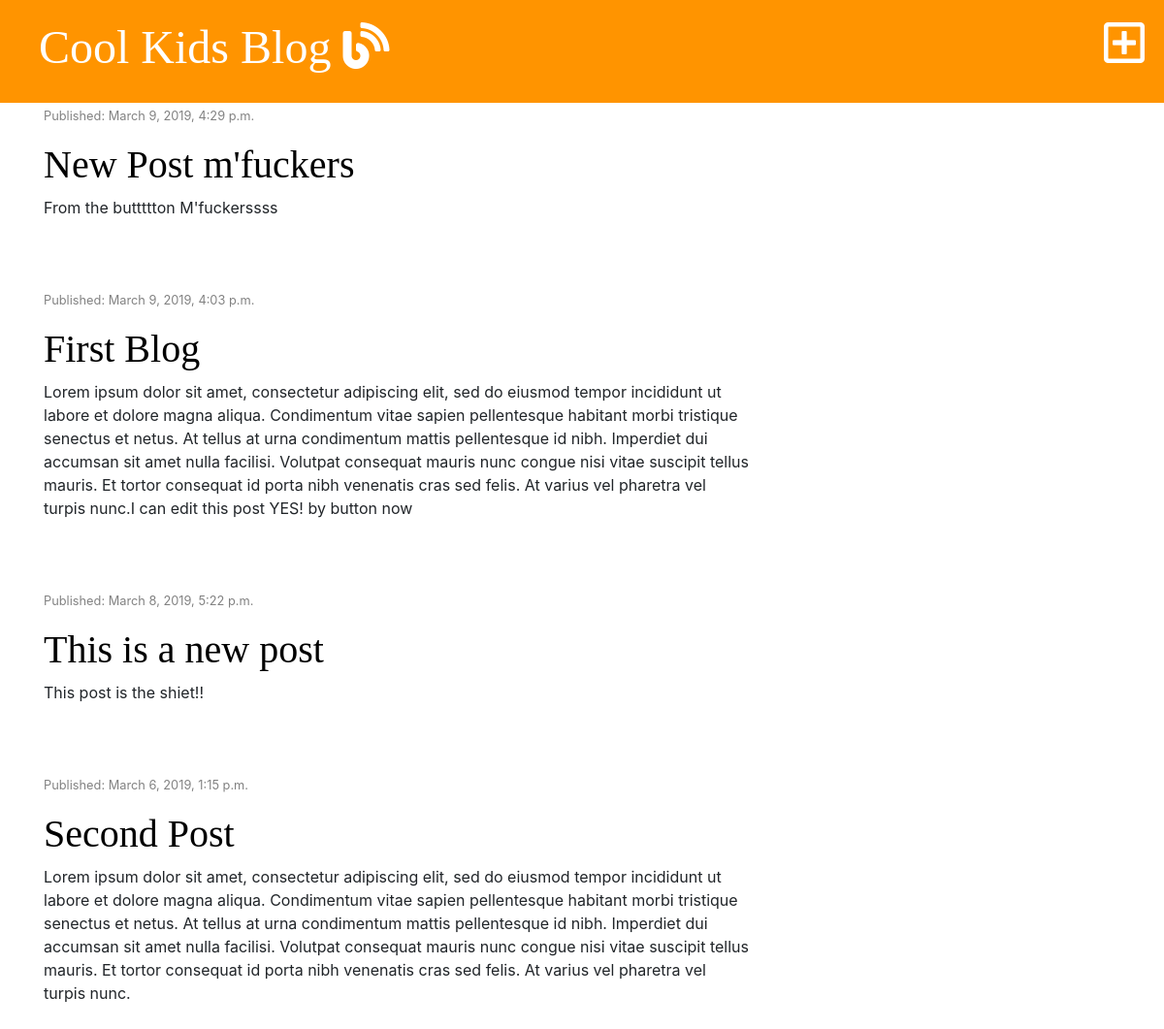
The page / on the database its author committed.
### blog/models.py (models this page shows, shortened)
class Post(models.Model):
    author = models.ForeignKey('auth.User', on_delete=models.CASCADE)
    title = models.CharField(max_length=200)
    text = models.TextField()
    created_date = models.DateTimeField(default=timezone.now)
    published_date = models.DateTimeField(blank=True, null=True)

### blog/views.py (the view)
# urls.py: path('', views.post_list, name='post_list'),
def post_list(request):
    posts = Post.objects.filter(published_date__lte=timezone.now()).order_by('-published_date')
    stuff_for_frontend = {'posts' : posts}
    return render(request, 'blog/post_list.html', stuff_for_frontend)

### blog/templates/blog/post_list.html
{% extends 'blog/base.html' %}
{% block content %}
      {% for post in posts %}
          <div class="post">
            <div class="date">
                <p><small>Published: {{ post.published_date }}</small></p>
            </div>
            <h1><a href="{% url 'post_detail' pk=post.pk %}">{{ post.title }}</a></h1>
            <p>{{ post.text|linebreaksbr }}</p>
          </div>
      {% endfor %}
{% endblock %}

### blog/static/css/blog.css (style rules this page uses)
h1, h2, h3, h4 { font-family: 'Tangerine', 'Inconsolata' , 'Droid Sans', serif; font-size: 48px; }
.date { color: #828282; }
.post { margin-bottom: 70px; }
.post h1 a { color: #000000; }

### rows shown on the page
Post: published_date "March 9, 2019, 4:29 p.m.", title "New Post m'fuckers", text "From the buttttton M'fuckerssss"
Post: published_date "March 9, 2019, 4:03 p.m.", title "First Blog", text "Lorem ipsum dolor sit amet, consectetur adipiscing elit, sed do eiusmod tempor incididunt ut labore et dolore magna aliqua. Condimentum vitae sapien pellentesque habitant morbi tristique senectus et netus. At tellus at urna condimentum mattis pellentesque id nibh. Imperdiet dui accumsan sit amet nulla facilisi. Volutpat consequat mauris nunc congue nisi vitae suscipit tellus mauris. Et tortor consequat id porta nibh venenatis cras sed felis. At varius vel pharetra vel turpis nunc.I can edit this post YES! by button now"
Post: published_date "March 8, 2019, 5:22 p.m.", title "This is a new post", text "This post is the shiet!!"
Post: published_date "March 6, 2019, 1:15 p.m.", title "Second Post", text "Lorem ipsum dolor sit amet, consectetur adipiscing elit, sed do eiusmod tempor incididunt ut labore et dolore magna aliqua. Condimentum vitae sapien pellentesque habitant morbi tristique senectus et netus. At tellus at urna condimentum mattis pellentesque id nibh. Imperdiet dui accumsan sit amet nulla facilisi. Volutpat consequat mauris nunc congue nisi vitae suscipit tellus mauris. Et tortor consequat id porta nibh venenatis cras sed felis. At varius vel pharetra vel turpis nunc."
